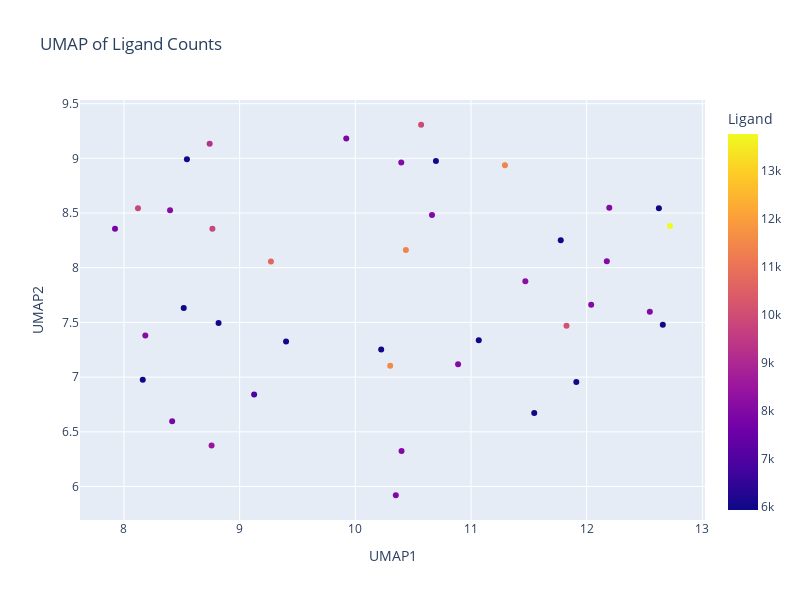

This figure's notebook cell:
### Code cell
# Lets create UMAP, let start with installing umap-learn
!pip install umap-learn plotly
import umap
from plotly.express import scatter
# Create a UMAP model
umap_model = umap.UMAP(n_neighbors=5, min_dist=0.1, metric='euclidean')
# Fit and transform the ligand counts
umap_embeddings = umap_model.fit_transform(ligand_counts_df.values)
# Create a DataFrame for the UMAP embeddings
umap_df = pd.DataFrame(umap_embeddings, columns=['UMAP1', 'UMAP2'])
# Add the ligand IDs to the DataFrame
umap_df['Ligand'] = ligand_counts_df.index
# Plot the UMAP embeddings
scatter(umap_df, x='UMAP1', y='UMAP2', color='Ligand', title='UMAP of Ligand Counts', hover_data=['Ligand'], height=600, width=800)

### Figure 1 — Plotly figure (JSON) as saved in the notebook; plotly's stock layout.template omitted (floating-point values rounded to 4 significant figures)
{"data": [{"customdata": [[5925], [5926], [5943], [5947], [5955], [5976], [5977], [5978], [5979], [5980], [5989], [5991], [6000], [6929], [7744], [7819], [7907], [7958], [8006], [8007], [8014], [8015], [8016], [8017], [8018], [8019], [8114], [8115], [8171], [8478], [9198], [9810], [9811], [9923], [10108], [10688], [11407], [11412], [11548], [13774]], "hovertemplate": "UMAP1=%{x}<br>UMAP2=%{y}<br>Ligand=%{marker.color}<extra></extra>", "legendgroup": "", "marker": {"color": [5925, 5926, 5943, 5947, 5955, 5976, 5977, 5978, 5979, 5980, 5989, 5991, 6000, 6929, 7744, 7819, 7907, 7958, 8006, 8007, 8014, 8015, 8016, 8017, 8018, 8019, 8114, 8115, 8171, 8478, 9198, 9810, 9811, 9923, 10108, 10688, 11407, 11412, 11548, 13774], "coloraxis": "coloraxis", "symbol": "circle"}, "mode": "markers", "name": "", "orientation": "v", "showlegend": false, "type": "scatter", "x": [8.517, 8.162, 12.62, 11.07, 12.66, 11.78, 8.544, 10.7, 11.55, 8.818, 11.91, 10.22, 9.401, 9.125, 7.922, 8.417, 9.922, 10.66, 10.35, 10.4, 12.04, 12.55, 12.17, 12.2, 10.89, 10.4, 8.398, 8.185, 11.47, 8.757, 8.741, 8.121, 8.764, 10.57, 11.83, 9.27, 10.44, 11.29, 10.3, 12.72], "xaxis": "x", "y": [7.632, 6.976, 8.543, 7.336, 7.479, 8.251, 8.992, 8.977, 6.672, 7.494, 6.955, 7.252, 7.326, 6.842, 8.356, 6.596, 9.181, 8.483, 5.92, 6.325, 7.662, 7.597, 8.059, 8.548, 7.116, 8.963, 8.526, 7.38, 7.877, 6.374, 9.134, 8.544, 8.357, 9.307, 7.471, 8.057, 8.161, 8.936, 7.103, 8.382], "yaxis": "y"}], "layout": {"coloraxis": {"colorbar": {"title": {"text": "Ligand"}}, "colorscale": [[0, "#0d0887"], [0.1111, "#46039f"], [0.2222, "#7201a8"], [0.3333, "#9c179e"], [0.4444, "#bd3786"], [0.5556, "#d8576b"], [0.6667, "#ed7953"], [0.7778, "#fb9f3a"], [0.8889, "#fdca26"], [1, "#f0f921"]]}, "height": 600, "legend": {"tracegroupgap": 0}, "title": {"text": "UMAP of Ligand Counts"}, "width": 800, "xaxis": {"anchor": "y", "domain": [0, 1], "title": {"text": "UMAP1"}}, "yaxis": {"anchor": "x", "domain": [0, 1], "title": {"text": "UMAP2"}}}}
